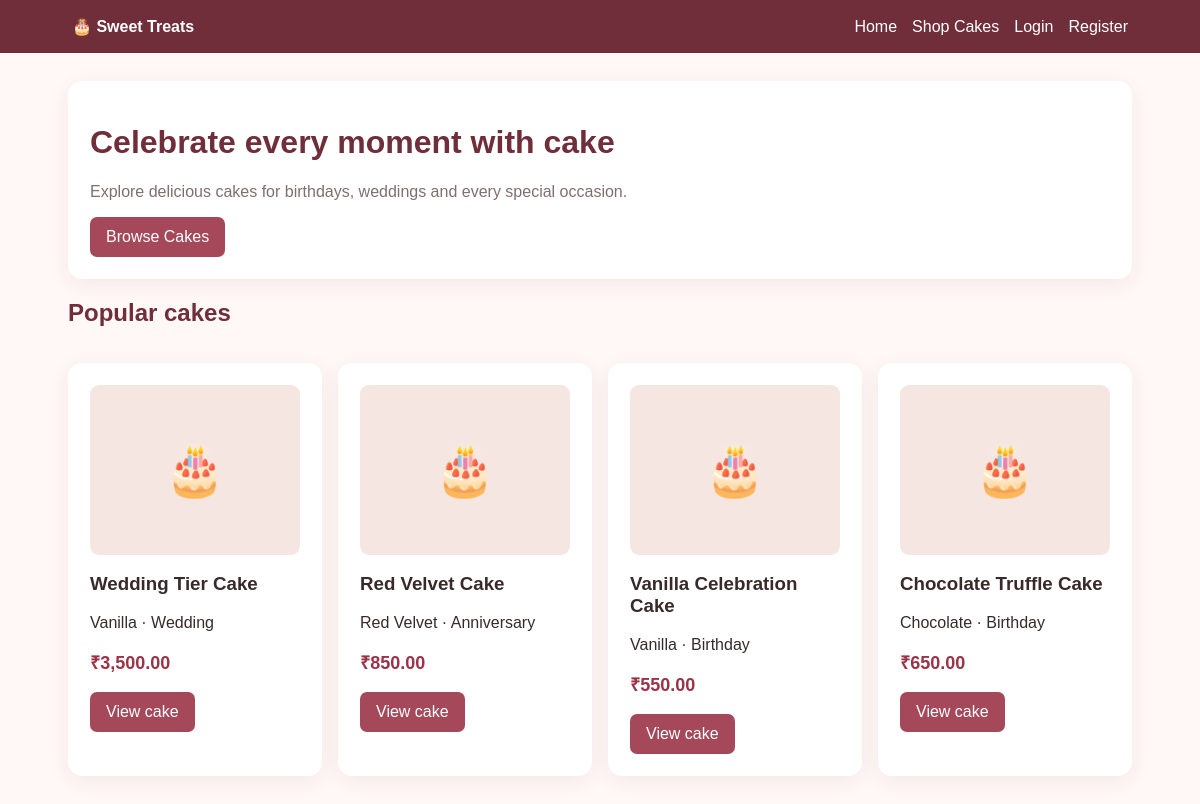
The page / on the database its author committed.
### tables this page shows
CREATE TABLE cakes(
 id INT AUTO_INCREMENT PRIMARY KEY, name VARCHAR(140) NOT NULL,
 category_id INT NOT NULL, subcategory_id INT NULL, flavor VARCHAR(80) NOT NULL,
 occasion VARCHAR(80) DEFAULT 'All occasions', description TEXT NOT NULL,
 price DECIMAL(10,2) NOT NULL, image VARCHAR(255) DEFAULT '',
 stock INT NOT NULL DEFAULT 0, active TINYINT(1) DEFAULT 1,
 created_at TIMESTAMP DEFAULT CURRENT_TIMESTAMP,
 FOREIGN KEY(category_id) REFERENCES categories(id),
 FOREIGN KEY(subcategory_id) REFERENCES subcategories(id)
);

### config.php (called while the page is built, shortened)
<?php
function h($v){ return htmlspecialchars((string)$v,ENT_QUOTES,'UTF-8'); }
function money($n){ return '₹'.number_format((float)$n,2); }
?>

### index.php (the view)
<?php require 'config.php'; $cakes=$pdo->query('SELECT * FROM cakes WHERE active=1 ORDER BY id DESC LIMIT 6')->fetchAll(); ?>
<!doctype html><html><head><meta name="viewport" content="width=device-width,initial-scale=1"><link rel="stylesheet" href="style.css"><title>Sweet Treats Cake Store</title></head><body>
<header><strong>🎂 Sweet Treats</strong><nav><a href="index.php">Home</a><a href="cakes.php">Shop Cakes</a><?php if(!empty($_SESSION['user_id'])):?><a href="my_orders.php">My Orders</a><a href="logout.php">Logout</a><?php else:?><a href="login.php">Login</a><a href="register.php">Register</a><?php endif;?></nav></header>
<div class="wrap"><div class="card"><h1>Celebrate every moment with cake</h1><p class="muted">Explore delicious cakes for birthdays, weddings and every special occasion.</p><a class="btn" href="cakes.php">Browse Cakes</a></div><h2>Popular cakes</h2><div class="grid"><?php foreach($cakes as $c):?><div class="card cake"><?php if($c['image'] && file_exists(__DIR__.'/'.$c['image'])):?><img src="<?=h($c['image'])?>" alt="<?=h($c['name'])?>"><?php else:?><div class="placeholder">🎂</div><?php endif;?><h3><?=h($c['name'])?></h3><p><?=h($c['flavor'])?> · <?=h($c['occasion'])?></p><p class="price"><?=money($c['price'])?></p><a class="btn" href="cake.php?id=<?=$c['id']?>">View cake</a></div><?php endforeach;?></div></div></body></html>

### style.css (style rules this page uses)
* { box-sizing:border-box }
body { margin:0;background:#fff8f6;color:#382a2a;font-family:Arial,sans-serif }
header { background:#702d3a;color:#fff;padding:17px 6%;display:flex;justify-content:space-between;align-items:center;flex-wrap:wrap }
header a { color:#fff;text-decoration:none;margin-left:15px }
.wrap { max-width:1100px;margin:28px auto;padding:0 18px }
.card { background:white;padding:22px;border-radius:14px;box-shadow:0 5px 22px #55212a12;margin:16px 0 }
h1,h2 { color:#702d3a }
.grid { display:grid;grid-template-columns:repeat(auto-fit,minmax(220px,1fr));gap:16px }
.placeholder { height:170px;background:#f5e6e2;border-radius:9px;display:grid;place-items:center;font-size:50px }
button,.btn { background:#a4485a;color:#fff;border:0;padding:11px 16px;border-radius:7px;cursor:pointer;text-decoration:none;display:inline-block }
.muted { color:#806f70 }
.price { font-weight:bold;color:#9b3449;font-size:18px }

### rows shown on the page
cakes: name "Wedding Tier Cake", flavor "Vanilla", occasion "Wedding", price "₹3,500.00"
cakes: name "Red Velvet Cake", flavor "Red Velvet", occasion "Anniversary", price "₹850.00"
cakes: name "Vanilla Celebration Cake", flavor "Vanilla", occasion "Birthday", price "₹550.00"
cakes: name "Chocolate Truffle Cake", flavor "Chocolate", occasion "Birthday", price "₹650.00"
